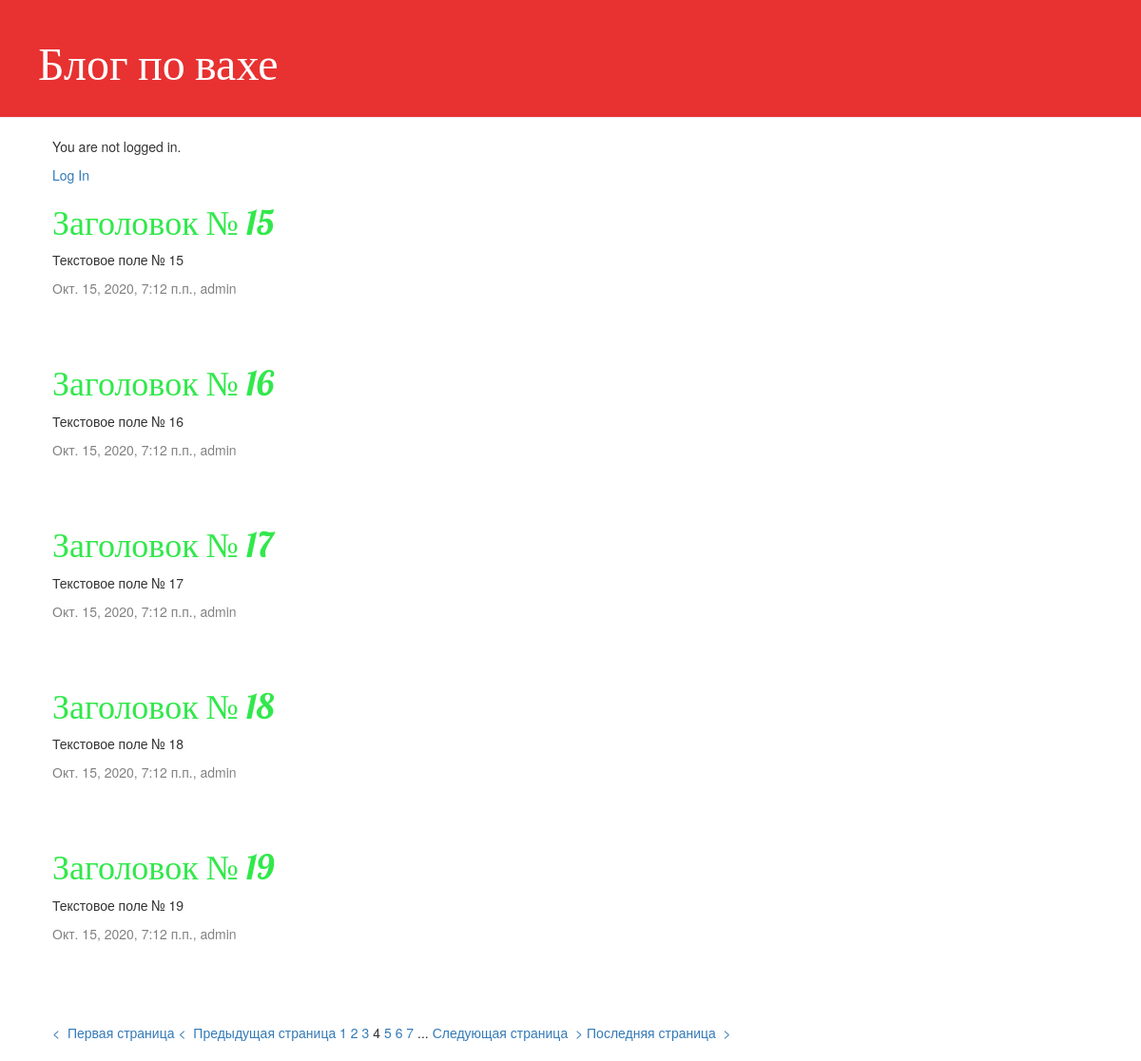
/?page=4, run on the app's committed database.
### blog/models.py (models this page shows, shortened)
class Post(models.Model):
    author = models.ForeignKey(settings.AUTH_USER_MODEL, on_delete=models.CASCADE)
    title = models.CharField(max_length=200)
    text = models.TextField()
    created_datetime = models.DateTimeField(default=timezone.now)
    published_date = models.DateTimeField(blank = True, null = True)

### blog/views.py (the view)
# urls.py: path('', views.post_list, name='post_list'),
def post_list(request):
    posts = Post.objects.all().order_by('title')
    paginator = Paginator(posts, 5)
    page = request.GET.get('page')
    try:
        posts = paginator.page(page)
    except PageNotAnInteger:
        posts = paginator.page(1)
    except EmptyPage:
        posts = paginator.page(paginator.num_pages)
    return render(request, 'blog/post_list.html', {'page': page, 'posts': posts, 'last_page': paginator.num_pages})

### blog/templates/blog/post_list.html (shortened to what this page needs)
{% extends 'blog/base.html' %}
{% load static %}
{% block content %}
    {% for post in posts %}
        <div class="post">
            <h1><a href="{% url 'post_detail' pk=post.pk %}">{{ post.title }}</a></h1>
            <p>{{ post.text| truncatechars:200 }}</p>
            <div class="date">
                {{ post.published_date }}, {{ post.author }}
            </div>
        </div>
    {% endfor %}
    <div class="pagination">
        <a href="?page={{ posts.first_page}}">&lt;&nbsp; Первая страница</a>
        {% if posts.has_previous %}
            <a href="?page={{ posts.previous_page_number}}">&lt;&nbsp; Предыдущая страница</a>
        {% else %}
            <span>&lt;&nbsp; Предыдущая страница</span>
        {% endif %}
        {% if posts.number|add:'-3' > 0 %}
            <a href="?page={{ posts.number|add:'-3'}}">{{ posts.number|add:'-3' }}</a>
        {% endif %}
        {% if posts.number|add:'-2' > 0 %}
            <a href="?page={{ posts.number|add:'-2'}}">{{ posts.number|add:'-2' }}</a>
        {% endif %}
        {% if posts.number|add:'-1' > 0 %}
            <a href="?page={{ posts.number|add:'-1'}}">{{ posts.number|add:'-1' }}</a>
        {% endif %}
        <span>{{ posts.number }}</span>
        {% if posts.number|add:'1' <= posts.next_page_number %}
            <a href="?page={{ posts.number|add:'1'}}">{{ posts.number|add:'1' }}</a>
        {% endif %}
        {% if posts.number|add:'2' <= posts.next_page_number|add:'1' %}
            <a href="?page={{ posts.number|add:'2'}}">{{ posts.number|add:'2' }}</a>
        {% endif %}
        {% if posts.number|add:'3' <= posts.next_page_number|add:'2' %}
            <a href="?page={{ posts.number|add:'3'}}">{{ posts.number|add:'3' }}</a>
        {% endif %}
        {% if posts.number|add:'4' <= posts.next_page_number|add:'3' %}
            <span class="ellipsis">...</span>
        {% endif %}
        {% if posts.has_next %}
            <a href="?page={{ posts.next_page_number }}">Следующая страница &nbsp;&gt;</a>
        {% else %}
            <span>Следующая страница &nbsp;&gt;</span>
        {% endif %}
        <a href="?page={{ last_page }}">Последняя страница &nbsp;&gt;</a>
    </div>
{% endblock %}

### blog/static/css/blog.css (style rules this page uses)
h1, h2, h3, h4 { font-family: 'Lobster', cursive; }
.date { color: #828282; }
.post { margin-bottom: 70px; }
.post h1 a, .post h1 a:visited { color: #31E84B; }
.pagination { margin-top: 1em; }
.pagination a { text-decoration: none; }

### data on the page
Post: title "Заголовок № 15", text "Текстовое поле № 15", published_date "Окт. 15, 2020, 7:12 п.п.", author "admin"
Post: title "Заголовок № 16", text "Текстовое поле № 16", published_date "Окт. 15, 2020, 7:12 п.п.", author "admin"
Post: title "Заголовок № 17", text "Текстовое поле № 17", published_date "Окт. 15, 2020, 7:12 п.п.", author "admin"
Post: title "Заголовок № 18", text "Текстовое поле № 18", published_date "Окт. 15, 2020, 7:12 п.п.", author "admin"
Post: title "Заголовок № 19", text "Текстовое поле № 19", published_date "Окт. 15, 2020, 7:12 п.п.", author "admin"

### other printed values
{{ posts.number|add:'-3' }} "1"
{{ posts.number|add:'-2' }} "2"
{{ posts.number|add:'-1' }} "3"
{{ posts.number }} "4"
{{ posts.number|add:'1' }} "5"
{{ posts.number|add:'2' }} "6"
{{ posts.number|add:'3' }} "7"
